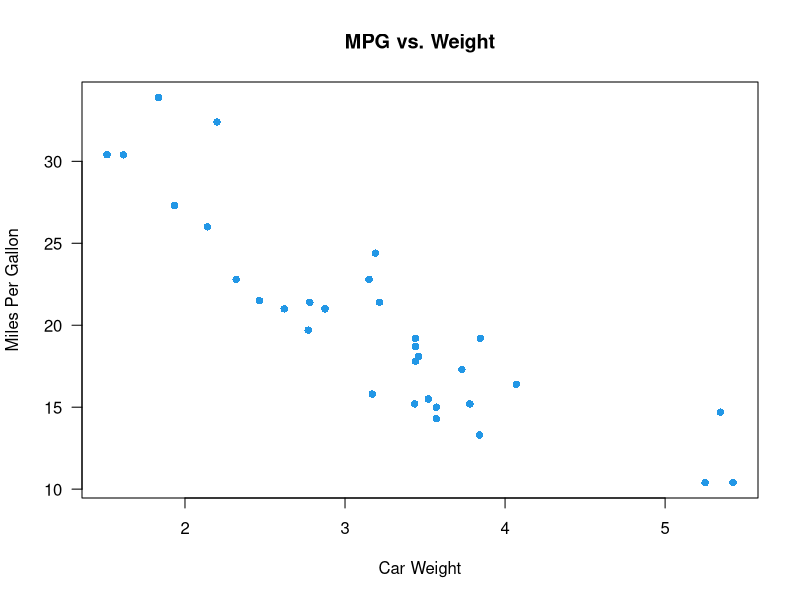
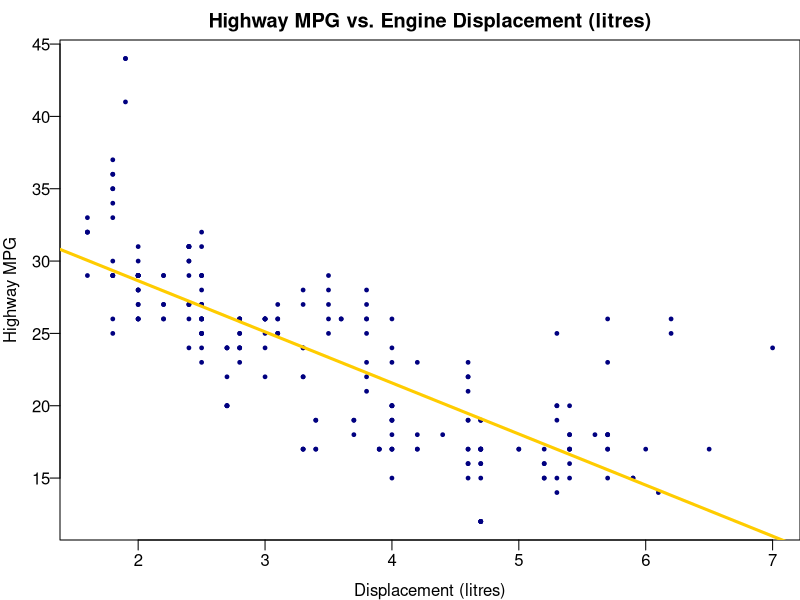
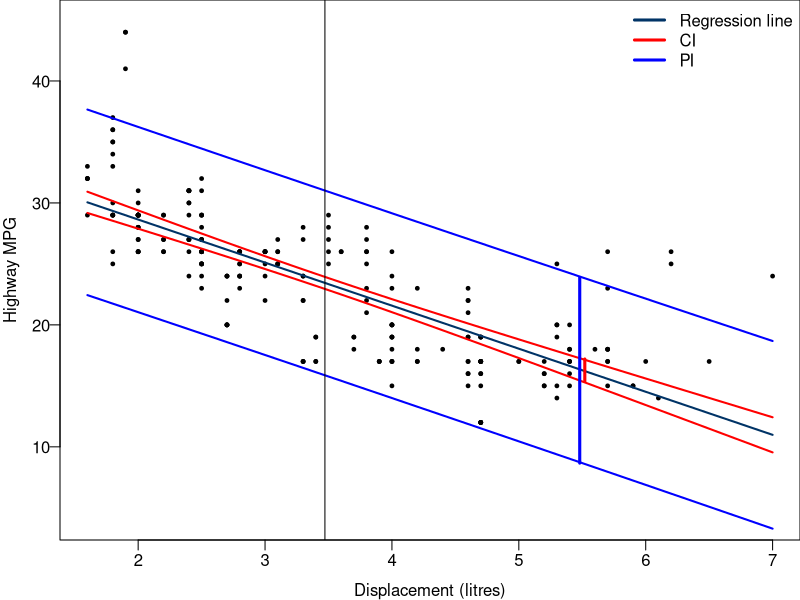
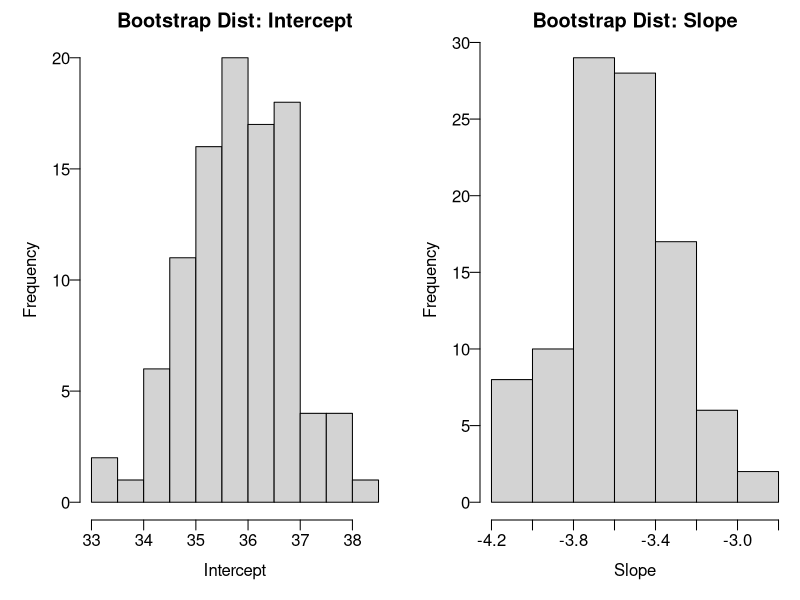

Source code (R) for these figures, in order:
## ---------------------------------------------------------------------------------------
#| echo: true
plot(x = mtcars$wt, y = mtcars$mpg, 
     main = "MPG vs. Weight", 
     xlab = "Car Weight", 
     ylab = "Miles Per Gallon", 
     pch = 16, col = 4, las = 1)


## ---------------------------------------------------------------------------------------
#| echo: true
cor(x = mtcars$wt,
    y = mtcars$mpg)


## ---------------------------------------------------------------------------------------
library(ggplot2)
mpg


## ---------------------------------------------------------------------------------------
#| echo: true
reg_fit <- lm(formula = hwy ~ displ, data = mpg)
reg_fit


## ---------------------------------------------------------------------------------------
#| echo: true
typeof(reg_fit)
## all elements in reg_fit
names(reg_fit)
## use $ to extract an element of a list
reg_fit$coefficients


## ---------------------------------------------------------------------------------------
#| echo: true
## the first 5 observed response value y
mpg$hwy[1:5]
## the first 5 fitted value y_hat
head(reg_fit$fitted.values, 5)
## the first 5 predictor value x
mpg$displ[1:5]
length(reg_fit$fitted.values)


## ---------------------------------------------------------------------------------------
#| echo: !expr -c(1)
par(mar = c(3, 3, 2, 0), mgp = c(2, 0.5, 0))
plot(x = mpg$displ, y = mpg$hwy, las = 1, pch = 19, col = "navy", cex = 0.5,
     xlab = "Displacement (litres)", ylab = "Highway MPG",
     main = "Highway MPG vs. Engine Displacement (litres)")
abline(reg_fit, col = "#FFCC00", lwd = 3)


## ---------------------------------------------------------------------------------------
#| echo: true
#| output.lines: !expr c(15:16)
(summ_reg_fit <- summary(reg_fit))


## ---------------------------------------------------------------------------------------
#| echo: true

# lots of fitted information saved in summary(reg_fit)!
names(summ_reg_fit)
# residual standard error (sigma_hat)
summ_reg_fit$sigma


## ---------------------------------------------------------------------------------------
#| echo: true
# from reg_fit
sqrt(sum(reg_fit$residuals^2) / reg_fit$df.residual)


## ---------------------------------------------------------------------------------------
#| echo: true
confint(reg_fit, level = 0.95)


## ---------------------------------------------------------------------------------------
#| echo: true
#| output.lines: !expr c(9, 10, 11, 12)
summ_reg_fit

## ---------------------------------------------------------------------------------------
#| echo: true
summ_reg_fit$coefficients


## ---------------------------------------------------------------------------------------
#| echo: true
anova(reg_fit)

## ---------------------------------------------------------------------------------------
#| echo: true
summ_reg_fit$coefficients
summ_reg_fit$coefficients[2, 3] ^ 2


## ---------------------------------------------------------------------------------------
#| echo: true
#| output.lines: !expr c(16, 17)
summ_reg_fit

## ---------------------------------------------------------------------------------------
#| echo: true
summ_reg_fit$r.squared


## ---------------------------------------------------------------------------------------
#| echo: true
## CI for the mean response
predict(reg_fit, newdata = data.frame(displ = 5.5), interval = "confidence", level = 0.95)
## PI for the new observation
predict(reg_fit, newdata = data.frame(displ = 5.5), interval = "predict", level = 0.95)


## ---------------------------------------------------------------------------------------
par(mar = c(3, 3, 0, 0), mgp = c(2, 0.5, 0), mfrow = c(1, 1))
plot(x = mpg$displ, y = mpg$hwy, las = 1, pch = 19, cex = 0.5, ylim = c(4, 45),
     xlab = "Displacement (litres)", ylab = "Highway MPG")
newx <- seq(min(mpg$displ), max(mpg$displ), by = 0.1)
ci <- predict(reg_fit, newdata = data.frame(displ = newx), interval = "confidence", level = 0.95)
pi <- predict(reg_fit, newdata = data.frame(displ = newx), interval = "prediction", level = 0.95)
lines(newx, ci[, 1], col = "#003366", lwd = 2)
matlines(newx, ci[, 2:3], col = "red", lty = 1, lwd = 2)
matlines(newx, pi[, 2:3], col = "blue", lty = 1, lwd = 2)
abline(v = mean(mpg$displ))
segments(x0 = 5.52, y0 = 15.35839, y1 = 17.20043, col = "red", lwd = 3)
segments(x0 = 5.48, y0 = 8.665682, y1 = 23.89314, col = "blue", lwd = 3)
legend("topright", c("Regression line", "CI", "PI"),
       lty = c(1, 1, 1), lwd = c(3, 3, 3), col = c("#003366", "red", "blue"), bty = "n")


## ---------------------------------------------------------------------------------------
#| echo: true
#| message: false
library(boot)
set.seed(2024)
coef_fn <- function(data, index) {
    coef(lm(hwy ~ displ, data = data, subset = index))
}

boot_lm <- boot::boot(data = mpg, statistic = coef_fn, R = 100)
boot_lm


## ---------------------------------------------------------------------------------------
#| echo: true
boot_lm$t0
head(boot_lm$t)


## ---------------------------------------------------------------------------------------
#| out-width: 100%
par(mfrow = c(1, 2), mar = c(4, 4, 2, 0.5))
hist(boot_lm$t[, 1], main = "Bootstrap Dist: Intercept", las = 1,
     xlab = "Intercept")
hist(boot_lm$t[, 2], main = "Bootstrap Dist: Slope", las = 1,
     xlab = "Slope")


## ---------------------------------------------------------------------------------------
#| echo: true
boot.ci(boot.out = boot_lm, index = 1, 
        type = c("norm","basic", "perc"))
boot.ci(boot.out = boot_lm, index = 2,
        type = c("norm","basic", "perc"))


## ---------------------------------------------------------------------------------------
mpg[, c("hwy", "trans")]


## ---------------------------------------------------------------------------------------
mpg_trans <- mpg
mpg_trans$trans[grepl("auto", mpg_trans$trans)] <- "auto"
mpg_trans$trans[grepl("manual", mpg_trans$trans)] <- "manual"


## ---------------------------------------------------------------------------------------
#| echo: true
mpg_trans[, c("hwy", "trans")]


## ---------------------------------------------------------------------------------------
#| echo: true
typeof(mpg_trans$trans)


## ---------------------------------------------------------------------------------------
#| echo: true
lm(hwy ~ trans, data = mpg_trans)
